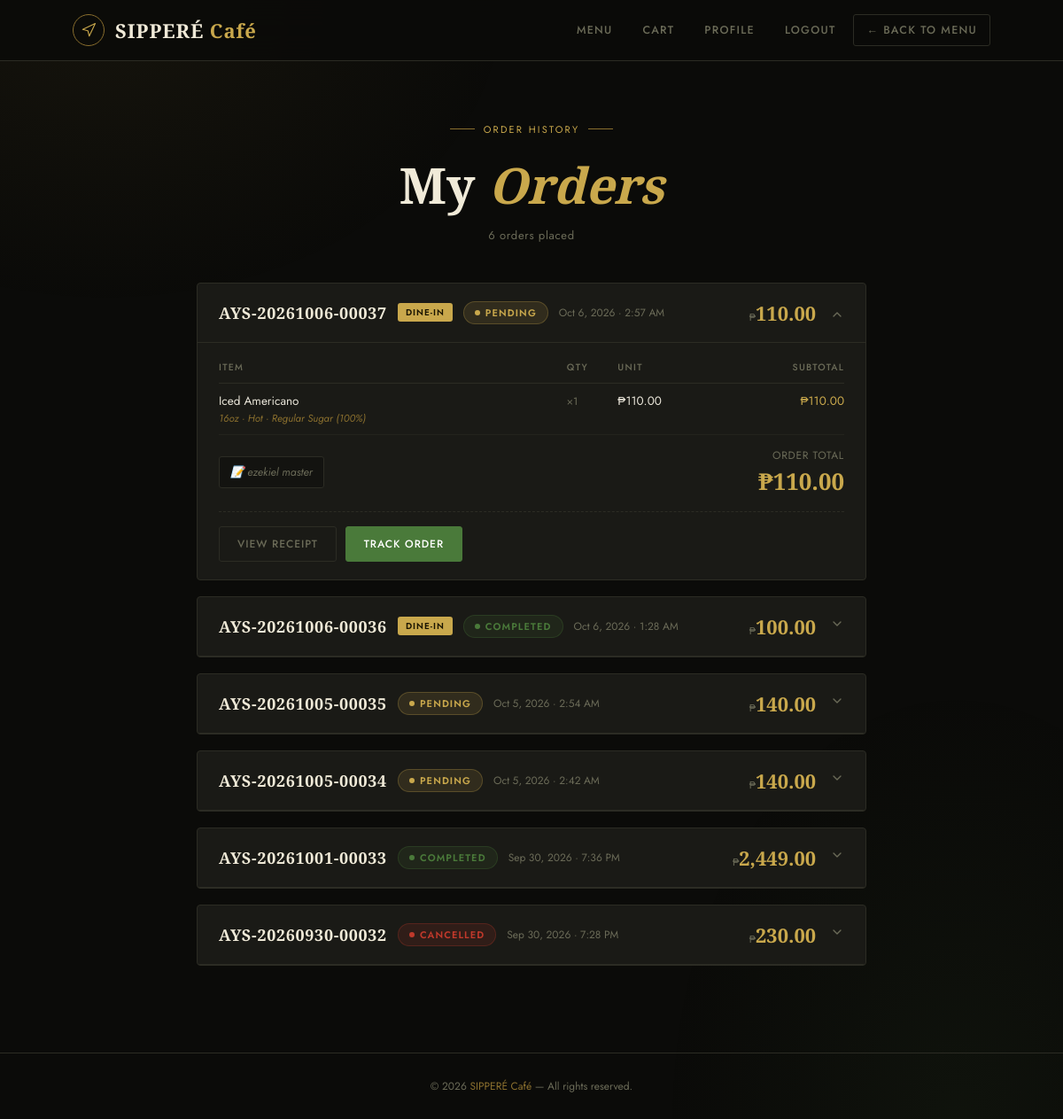
The page /orders.php (signed in) on the database its author committed.
### tables this page shows
CREATE TABLE `orders` (
  `id` int(11) NOT NULL,
  `user_id` int(11) DEFAULT NULL,
  `total` decimal(10,2) DEFAULT NULL,
  `created_at` timestamp NOT NULL DEFAULT current_timestamp(),
  `status` varchar(50) DEFAULT 'pending',
  `notes` text DEFAULT NULL,
  `guest_name` varchar(100) DEFAULT NULL,
  `guest_phone` varchar(20) DEFAULT NULL,
  `guest_gcash` varchar(20) DEFAULT NULL,
  `payment_method` varchar(50) DEFAULT 'cash',
  `branch` varchar(20) DEFAULT 'laguna',
  `receipt_code` varchar(40) DEFAULT NULL,
  `payment_ref` varchar(60) DEFAULT NULL,
  `inventory_deducted` tinyint(1) DEFAULT 0,
  `updated_at` timestamp NOT NULL DEFAULT current_timestamp() ON UPDATE current_timestamp(),
  `order_type` varchar(20) NOT NULL DEFAULT 'pick-up',
  `delivery_address` text DEFAULT NULL,
  `delivery_phone` varchar(20) DEFAULT NULL,
  `delivery_date` date DEFAULT NULL,
  `delivery_time` time DEFAULT NULL,
  `service_type` varchar(20) DEFAULT NULL,
  `delivery_fee` decimal(10,2) NOT NULL DEFAULT 0.00,
  `scheduled_for` datetime DEFAULT NULL,
  `eta_minutes` int(11) DEFAULT NULL,
  `approved_at` datetime DEFAULT NULL,
  `eta_at` datetime DEFAULT NULL,
  `ready_at` datetime DEFAULT NULL,
  `out_for_delivery_at` datetime DEFAULT NULL,
  `completed_at` datetime DEFAULT NULL,
  `dispatched_at` datetime DEFAULT NULL,
  `delivered_at` datetime DEFAULT NULL,
  `rider_name` varchar(100) DEFAULT NULL,
  `prep_minutes` int(11) DEFAULT NULL,
  `accepted_at` datetime DEFAULT NULL,
  `rider_phone` varchar(20) DEFAULT NULL,
  `reject_reason` varchar(255) DEFAULT NULL,
  `track_token` char(16) DEFAULT NULL,
  `cash_tendered` decimal(10,2) DEFAULT NULL
);

CREATE TABLE `order_items` (
  `id` int(11) NOT NULL,
  `order_id` int(11) DEFAULT NULL,
  `product_id` int(11) DEFAULT NULL,
  `quantity` int(11) DEFAULT NULL,
  `price` decimal(10,2) DEFAULT NULL,
  `addons` text DEFAULT NULL,
  `addons_total` decimal(10,2) DEFAULT 0.00,
  `size_label` varchar(30) DEFAULT NULL,
  `options` text DEFAULT NULL,
  `item_note` varchar(150) DEFAULT NULL,
  `spec` varchar(255) DEFAULT NULL
);

### order-lib.php (called while the page is built, shortened)
<?php
function ordPayMethods(): array {
    return ['cash' => 'Cash on Hand', 'gcash' => 'GCash', 'maya' => 'Maya', 'card' => 'Credit / Debit Card'];
}
function ordValidUserId(mysqli $conn): int {
    $uid = (int)($_SESSION['user']['id'] ?? 0);
    $un  = (string)($_SESSION['user']['username'] ?? '');
    $st = $conn->prepare("SELECT id FROM users WHERE id = ? AND username = ? LIMIT 1");
    $st->bind_param('is', $uid, $un);
    $st->execute(); $st->store_result();
    $ok = $st->num_rows > 0;
    return $ok ? $uid : 0;
}
function ordCode(array $o): string {
    return !empty($o['receipt_code']) ? (string)$o['receipt_code'] : ('#' . str_pad((string)(int)$o['id'], 5, '0', STR_PAD_LEFT));
}
function ordStatusColor(string $s): string {
    return match (strtolower($s)) {
        'pending' => '#c9a84c', 'confirmed' => '#5b8fd4', 'preparing' => '#c9a84c', 'ready' => '#6aaa52',
        'out_for_delivery' => '#9b7be0', 'completed' => '#4a7a3a', 'cancelled' => '#c0392b', default => '#6b6b58',
    };
}
function ordItems(mysqli $conn, int $oid): array {
    $st = $conn->prepare("SELECT oi.quantity, oi.price, oi.addons, oi.addons_total, oi.spec, oi.item_note,
                                 COALESCE(p.name, CONCAT('Product #', oi.product_id)) AS name
                          FROM order_items oi LEFT JOIN products p ON p.id = oi.product_id
                          WHERE oi.order_id = ? ORDER BY oi.id ASC");
    $st->bind_param('i', $oid);
    $st->execute();
    $rows = $st->get_result()->fetch_all(MYSQLI_ASSOC);
    $out = [];
    foreach ($rows as $r) {
        $names = [];
        $unit = (float)$r['price']; $addT = (float)$r['addons_total']; $qty = (int)$r['quantity'];
        $out[] = ['name' => (string)$r['name'], 'qty' => $qty, 'unit' => $unit, 'addons' => $names, 'addons_total' => $addT,
                  'spec' => trim((string)$r['spec']), 'note' => trim((string)$r['item_note']), 'line' => ($unit + $addT) * $qty];
    }
    return $out;
}
function ordReceiptData(mysqli $conn, array $o, string $fallbackName = ''): array {
    $items = ordItems($conn, (int)$o['id']);
    $sub   = array_sum(array_column($items, 'line'));
    $svc   = (string)($o['service_type'] ?? '');
    $types = ['dine-in' => 'Dine-in', 'take-out' => 'Take-out', 'pick-up' => 'Pick-up', 'delivery' => 'Delivery'];
    $st    = strtolower((string)($o['status'] ?? 'pending'));
    $m     = strtolower((string)($o['payment_method'] ?? 'cash'));
    $total = (float)$o['total'];
    $tend  = (isset($o['cash_tendered']) && $o['cash_tendered'] !== null && $o['cash_tendered'] !== '') ? (float)$o['cash_tendered'] : null;
    return [
        'id'            => (int)$o['id'],
        'code'          => ordCode($o),
        'created'       => date('M j, Y · g:i A', strtotime((string)$o['created_at'])),
        'name'          => (string)($o['guest_name'] ?: ($fallbackName !== '' ? $fallbackName : 'Customer')),
        'phone'         => (string)($o['guest_phone'] ?: ($o['delivery_phone'] ?? '')),
        'branch'        => ucfirst((string)($o['branch'] ?? '')),
        'service'       => $svc,
        'service_label' => $types[$svc] ?? '',
        'address'       => $svc === 'delivery' ? (string)$o['delivery_address'] : '',
        'scheduled'     => (!empty($o['scheduled_for'])) ? date('D, M j · g:i A', strtotime((string)$o['scheduled_for'])) : '',
        'notes'         => (string)($o['notes'] ?? ''),
        'items'         => $items,
        'subtotal'      => $sub,
        'fee'           => (float)($o['delivery_fee'] ?? 0),
        'total'         => $total,
        'status_key'    => $st,
        'status_label'  => dlvStatusLabel($st, $svc),
        'status_color'  => ordStatusColor($st),
        'pay_label'     => ordPayMethods()[$m] ?? ucfirst($m),
        'pay_ref'       => ($m === 'gcash' || $m === 'maya' || $m === 'card') ? (string)($o['payment_ref'] ?? '') : '',
        'tendered'      => $m === 'cash' ? $tend : null,
        'change'        => ($m === 'cash' && $tend !== null) ? max(0.0, round($tend - $total, 2)) : 0.0,
        'track_url'     => !empty($o['track_token']) ? 'order-track.php?t=' . $o['track_token'] : '',
    ];
}

### orders.php (the view, shortened to what this page needs)
<?php
include 'config.php';
include_once 'order-lib.php';
$userId = ordValidUserId($conn);
$userName = (string)($_SESSION['user']['username'] ?? '');
$st = $conn->prepare("SELECT * FROM orders WHERE user_id = ? ORDER BY created_at DESC, id DESC");
$st->bind_param('i', $userId);
$st->execute();
$orders = $st->get_result()->fetch_all(MYSQLI_ASSOC);
foreach ($orders as &$o) {
    $o['_r'] = ordReceiptData($conn, $o, $userName);
}
$h = fn($s) => htmlspecialchars((string)$s, ENT_QUOTES);
?>
<!DOCTYPE html>
<html lang="en">
<head>
</head>
<body>
<header>
    <div class="header-inner">
        <a href="index.php" class="brand">
            <div class="brand-icon"><svg width="18" height="18" viewBox="0 0 24 24" fill="none" stroke="#c9a84c" stroke-width="1.5" stroke-linecap="round" stroke-linejoin="round"><path d="M3 11l19-9-9 19-2-8-8-2z"/></svg></div>
            <span class="brand-name">SIPPERÉ <span>Café</span></span>
        </a>
        <nav>
            <a href="menu.php">Menu</a><a href="cart.php">Cart</a><a href="profile.php">Profile</a><a href="log-out.php">Logout</a>
            <a href="menu.php" class="nav-back">← Back to Menu</a>
        </nav>
    </div>
</header>
<div class="page-hero">
    <div class="hero-eyebrow">Order history</div>
    <h1>My <em>Orders</em></h1>
    <?php if ($orders): ?><p class="order-count"><?= count($orders) ?> order<?= count($orders) !== 1 ? 's' : '' ?> placed</p><?php endif; ?>
</div>
<?php if (!$orders): ?>
<div class="empty-state">
    <div class="empty-icon"><svg width="36" height="36" viewBox="0 0 24 24" fill="none" stroke="currentColor" stroke-width="1" stroke-linecap="round" stroke-linejoin="round"><path d="M9 11l3 3L22 4"/><path d="M21 12v7a2 2 0 0 1-2 2H5a2 2 0 0 1-2-2V5a2 2 0 0 1 2-2h11"/></svg></div>
    <h3>No orders yet</h3>
    <p>You haven't placed any orders.<br>Browse the menu and treat yourself!</p>
    <a href="menu.php" class="btn primary" style="padding:12px 28px">Browse Menu</a>
</div>
<?php else: ?>
<div class="main">
<?php foreach ($orders as $i => $o): $r = $o['_r']; $id = (int)$o['id']; ?>
    <div class="order-card" id="order-<?= $id ?>">
        <div class="order-header" onclick="toggleOrder(<?= $id ?>)">
            <div class="order-meta">
                <div class="order-id"><?= $h($r['code']) ?></div>
                <?php if ($r['service_label']): ?><span class="svc-tag"><?= $h($r['service_label']) ?></span><?php endif; ?>
                <div class="status-badge" style="background:<?= $h($r['status_color']) ?>22;color:<?= $h($r['status_color']) ?>;border:1px solid <?= $h($r['status_color']) ?>44">
                    <div class="status-dot" style="background:<?= $h($r['status_color']) ?>"></div><?= $h($r['status_label']) ?>
                </div>
                <div class="order-date"><?= $h($r['created']) ?></div>
            </div>
            <div class="order-right">
                <div class="order-total"><small>₱</small><?= number_format($r['total'], 2) ?></div>
                <div class="toggle-icon"><svg width="16" height="16" viewBox="0 0 24 24" fill="none" stroke="currentColor" stroke-width="2" stroke-linecap="round" stroke-linejoin="round"><polyline points="6 9 12 15 18 9"/></svg></div>
            </div>
        </div>
        <div class="order-body">
            <?php if ($r['items']): ?>
            <table class="items-table">
                <thead><tr><th>Item</th><th>Qty</th><th>Unit</th><th>Subtotal</th></tr></thead>
                <tbody>
                <?php foreach ($r['items'] as $it): $unit = $it['unit'] + $it['addons_total']; ?>
                <tr>
                    <td><?= $h($it['name']) ?>
                        <?php if ($it['spec'] !== ''): ?><div class="sp"><?= $h($it['spec']) ?></div><?php endif; ?>
                    </td>
                    <td><span class="item-qty">×<?= (int)$it['qty'] ?></span></td>
                    <td>₱<?= number_format($unit, 2) ?></td>
                    <td>₱<?= number_format($it['line'], 2) ?></td>
                </tr>
                <?php endforeach; ?>
                </tbody>
            </table>
            <?php else: ?><p style="font-size:13px;color:var(--muted);margin-bottom:16px">No item details available.</p><?php endif; ?>
            <div class="order-footer-row">
                <?php if ($r['notes'] !== ''): ?><div class="order-notes">📝 <?= $h($r['notes']) ?></div><?php else: ?><div></div><?php endif; ?>
                <div class="order-total-line"><div class="label">ORDER TOTAL</div><div class="amount">₱<?= number_format($r['total'], 2) ?></div></div>
            </div>
            <div class="order-actions">
                <button type="button" class="btn ghost" onclick="openOrderReceipt(RECEIPTS['o<?= $id ?>'])">View receipt</button>
                <?php if ($r['track_url'] && !in_array($r['status_key'], ['completed', 'cancelled'], true)): ?><a class="btn primary" href="<?= $h($r['track_url']) ?>">Track order</a>
                <?php elseif ($r['track_url']): ?><a class="btn ghost" href="<?= $h($r['track_url']) ?>">Order status</a><?php endif; ?>
            </div>
        </div>
    </div>
<?php endforeach; ?>
</div>
<?php endif; ?>
<footer><p>© 2026 <span>SIPPERÉ Café</span> — All rights reserved.</p></footer>
</body>
</html>

### rows shown on the page
orders: receipt_code "AYS-20261006-00037", service_label "DINE-IN", status_label "PENDING", created "Oct 6, 2026 · 2:57 AM", total "110.00", notes "ezekiel master"
order_items: name "Iced Americano", spec "16oz · Hot · Regular Sugar (100%)", quantity "1", addons_total "110.00", line "110.00"
orders: code "AYS-20261006-00036", service_label "DINE-IN", status_label "COMPLETED", created "Oct 6, 2026 · 1:28 AM", total "100.00"
orders: receipt_code "AYS-20261005-00035", status_label "PENDING", created "Oct 5, 2026 · 2:54 AM", total "140.00"
orders: receipt_code "AYS-20261005-00034", status_label "PENDING", created "Oct 5, 2026 · 2:42 AM", total "140.00"
orders: receipt_code "AYS-20261001-00033", status_label "COMPLETED", created "Sep 30, 2026 · 7:36 PM", total "2,449.00"
orders: receipt_code "AYS-20260930-00032", status_label "CANCELLED", created "Sep 30, 2026 · 7:28 PM", total "230.00"

### other values the page prints
count($orders) "6"
